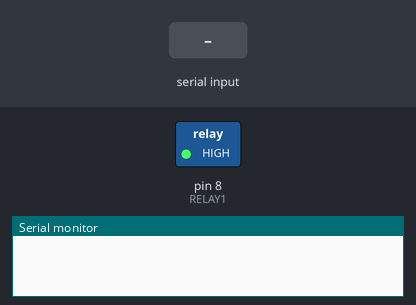
A sketch run on a simulated Arduino Uno, built with avr-gcc and run on an emulated ATmega328P. On the bench: switched loads named in the sketch (green lamp = pin HIGH), the last lines printed to the serial monitor. The test bench sets the inputs (shaded band).

Above: at 1.2 s.
1.3 s: "o" received over Serial
At 1.6 s:
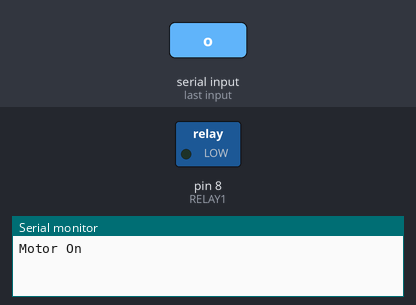
Timing chart, 0 to 4.3 s (numbered marks = the images above; inputs shaded):
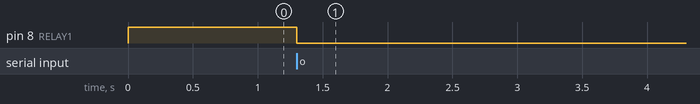

The sketch:

relay.ino
```cpp
// int RELAY1 = 7;
int RELAY1 = 8;


void setup() {
  Serial.begin(9600);// put your setup code here, to run once:
  pinMode(RELAY1,OUTPUT);
  digitalWrite(RELAY1,HIGH);  // EnableA를 점퍼 핀 연결한 환경과 동일하게

}

void loop() {
  // put your main code here, to run repeatedly:
  if (Serial.available()) {
    char command = Serial.read();
    if (command == 'c')
    {
      digitalWrite(RELAY1,HIGH);
      Serial.println("Motor Off");
    }
    else if (command == 'o')
    {
      digitalWrite(RELAY1,LOW);
      Serial.println("Motor On");
      delay(60000);
      Serial.println("Motor off");
      digitalWrite(RELAY1,HIGH);

    }
  }
}
```

Measured:
- after the input at 1.3 s, pin 8 (RELAY1): HIGH → LOW at once
